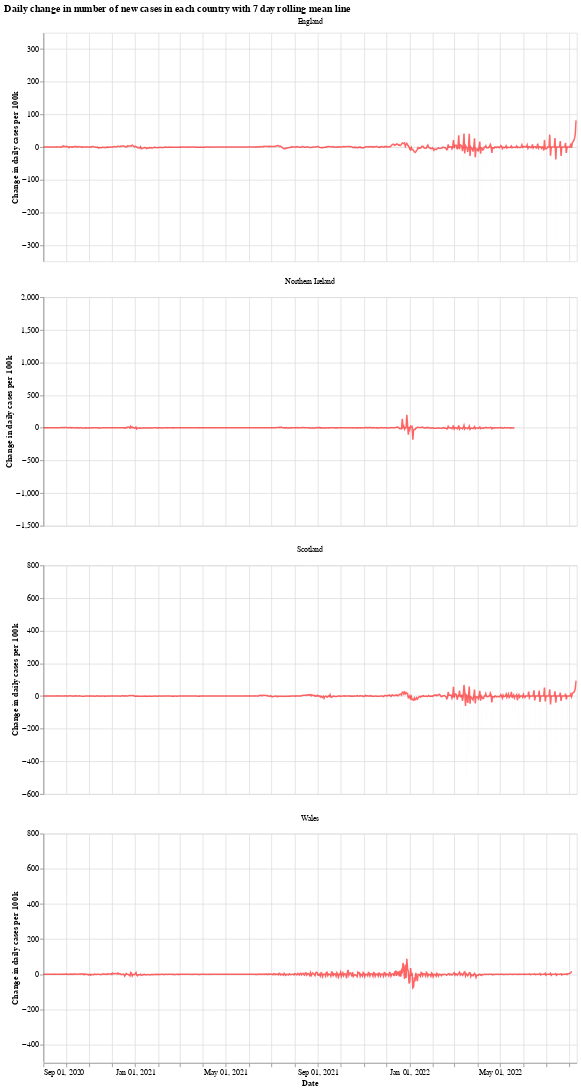

Notebook code for this chart:
### Markdown cell above
We will use the Python library `Altair` for visualising the data, see the [altair docs](https://altair-viz.github.io/) for more information.

First we have a graph which shows the daily change in the number of new cases for each country. This number jumps up and down all over the place, which is likely due to delay in reporting of new cases over the weekend. Another interesting thing is that it looks like the daily cases in Wales experienced a much shorter period of calm over the summer (calm in the sense of daily cases not jumping up and down).

The orange bars are days when the number of new cases (per 100k population) was more than the previous day, while the blue are days when the number of new cases dropped. The red line is the 7 day moving average. 

When the moving average line is below 0, it means that there is a consistent drop in new cases. We can see this clearly happening around the times that lockdowns were introduced (though, to varying degrees). I will update the graphs soon with a marker of when each lockdown started.

### Code cell
# collapse
import altair as alt

bars = alt.Chart(uk_cases).mark_bar().encode(
    x=alt.X("yearmonthdate(date):T", axis=alt.Axis(title='Date')),
    y=alt.Y("casesChangeRate:Q", axis=alt.Axis(title='Change in daily cases per 100k')),
    tooltip='casesChange',
    color=alt.condition(
        alt.datum.casesChangeRate > 0,
        alt.value("orange"),  # The positive color
        alt.value("blue")  # The negative color
    )
).properties(title='Daily change in number of new cases with 7 day rolling mean',width=700).interactive()

line = alt.Chart(uk_cases).mark_line(
    color='red',
    size=2,
    opacity=0.6
).transform_window(
    rolling_mean='mean(casesChangeRate)',
    frame=[0, 7],
    groupby=['areaName']
).encode(
    x='yearmonthdate(date):T',
    y='rolling_mean:Q'
)

alt.layer(bars, line, data=uk_cases).facet(alt.Column(
    'areaName', title=''), columns=1).resolve_scale(y='independent').properties(title='Daily change in number of new cases in each country with 7 day rolling mean line')

### Figure 1 — Vega-Lite specification as saved in the notebook (floating-point values rounded to 4 significant figures; data arrays with more than 128 entries replaced by an {"elided": "..."} marker saying what was removed)
{"config": {"view": {"continuousWidth": 400, "continuousHeight": 300}}, "data": {"name": "data-a6dab72820f9af7cd610453bbf97d976"}, "facet": {"type": "nominal", "field": "areaName", "title": ""}, "spec": {"layer": [{"mark": "bar", "encoding": {"color": {"condition": {"value": "orange", "test": "(datum.casesChangeRate > 0)"}, "value": "blue"}, "tooltip": {"type": "quantitative", "field": "casesChange"}, "x": {"type": "temporal", "axis": {"title": "Date"}, "field": "date", "timeUnit": "yearmonthdate"}, "y": {"type": "quantitative", "axis": {"title": "Change in daily cases per 100k"}, "field": "casesChangeRate"}}, "selection": {"selector001": {"type": "interval", "bind": "scales", "encodings": ["x", "y"]}}, "title": "Daily change in number of new cases with 7 day rolling mean", "width": 700}, {"mark": {"type": "line", "color": "red", "opacity": 0.6, "size": 2}, "encoding": {"x": {"type": "temporal", "field": "date", "timeUnit": "yearmonthdate"}, "y": {"type": "quantitative", "field": "rolling_mean"}}, "transform": [{"window": [{"op": "mean", "field": "casesChangeRate", "as": "rolling_mean"}], "frame": [0, 7], "groupby": ["areaName"]}]}]}, "columns": 1, "resolve": {"scale": {"y": "independent"}}, "title": "Daily change in number of new cases in each country with 7 day rolling mean line", "$schema": "https://vega.github.io/schema/vega-lite/v4.8.1.json", "datasets": {"data-a6dab72820f9af7cd610453bbf97d976": {"elided": "2748 records"}}}
